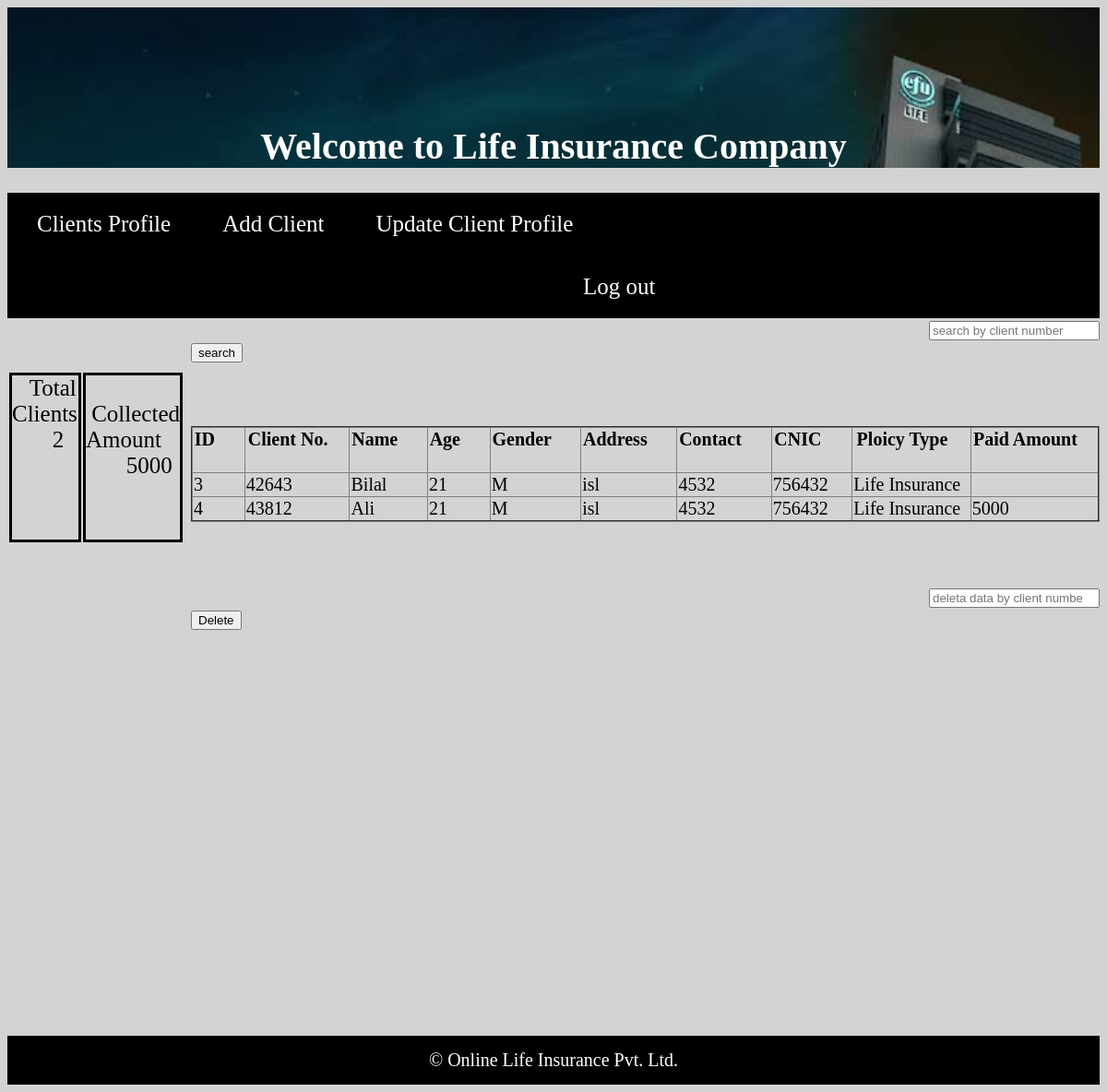
The page /client_profile.php on the database its author committed.
### tables this page shows
CREATE TABLE `profile` (
  `id` int(11) NOT NULL,
  `First_Name` varchar(25) NOT NULL,
  `Middle_Name` varchar(25) NOT NULL,
  `Last_Name` varchar(25) NOT NULL,
  `Gender` varchar(25) NOT NULL,
  `Age` varchar(25) NOT NULL,
  `DOB` varchar(25) NOT NULL,
  `City` varchar(25) NOT NULL,
  `Religion` varchar(25) NOT NULL,
  `Address` varchar(25) NOT NULL,
  `CNIC` varchar(25) NOT NULL,
  `Contact` varchar(25) NOT NULL,
  `Email` varchar(25) NOT NULL,
  `Marital_Status` varchar(25) NOT NULL,
  `client_no` varchar(25) NOT NULL,
  `Policy_type` varchar(25) NOT NULL,
  `Installment_Amount` varchar(25) NOT NULL
);

### client_profile.php (the view, shortened to what this page needs)
<!DOCTYPE html>
<html >
<head>
    <link rel="stylesheet" href="profile.css">
</head>
<body>
<div class="flex">
    <div class="client">
          <?php
          require_once 'connection.php';
            $sql_query = "SELECT count(client_no) as TotalClients FROM profile";
            $result = $conn->query($sql_query);
            echo "&nbsp &nbspTotal Clients  <br>&nbsp &nbsp &nbsp&nbsp&nbsp" .  $result->fetch_object()->TotalClients ;
          ?>
          </div>
          <div class="client">
          <?php
          require_once 'connection.php';
            $sql_query = "SELECT SUM(Installment_Amount) as CollectedAmount FROM profile";
            $result = $conn->query($sql_query);
            echo "&nbsp &nbspCollected Amount  <br>&nbsp &nbsp &nbsp&nbsp&nbsp" .  $result->fetch_object()->CollectedAmount ;
          ?>
          </div>
          <div style="margin-left: 9px">
        <form action="search_client.php" method="post">
            <input type="number" name="client_no" placeholder="search by client number"  style="margin-left: 800px">
            <button>search</button>
        </form>
        <br><br><br>
    <?php
    require_once 'connection.php';
    $sql = "SELECT * FROM profile";
    $result = $conn->query($sql);
    if ($result->num_rows > 0) {
        echo "<table border=\"2\" style=\"border-collapse: collapse;\" >";
            echo "<tr>";
                echo "<th>ID &nbsp; &nbsp; &nbsp; &nbsp;  </th>";
                echo "<th>Client No. &nbsp; &nbsp; &nbsp; &nbsp;</th>";
                echo "<th>Name &nbsp; &nbsp; &nbsp; &nbsp;</th>";
                echo "<th>Age &nbsp; &nbsp; &nbsp; &nbsp;</th>";
                echo "<th>Gender &nbsp; &nbsp; &nbsp; &nbsp;</th>";
                echo "<th>Address &nbsp; &nbsp; &nbsp; &nbsp;</th>";
                echo "<th>Contact &nbsp; &nbsp; &nbsp; &nbsp;</th>";
                echo "<th>CNIC &nbsp; &nbsp; &nbsp; &nbsp;</th>";
                echo "<th>Ploicy Type &nbsp; &nbsp; &nbsp; &nbsp;</th>";
                echo "<th>Paid Amount &nbsp; &nbsp; &nbsp; &nbsp;</th>";
            echo "</tr>";
        while($row = $result->fetch_assoc()) {
            echo "<tr>";
                echo "<td>" . $row['id'] . "</td>";
                echo "<td>" . $row['client_no'] . "</td>";
                echo "<td>" . $row['First_Name'] . "</td>";
                echo "<td>" . $row['Age'] . "</td>";
                echo "<td>" . $row['Gender'] . "</td>";
                echo "<td>" . $row['Address'] . "</td>";
                echo "<td>" . $row['Contact'] . "</td>";
                echo "<td>" . $row['CNIC'] . "</td>";
                echo "<td>" . $row['Policy_type'] . "</td>";
                echo "<td>" . $row['Installment_Amount'] . "</td>";
            echo "</tr>";
        }
        echo "</table>";
    } else {
        echo "0 results";
    }
?>
<br><br><br>
<form action="delete.php" method="post">
            <input type="number" name="client_no" placeholder="deleta data by client number"  style="margin-left: 800px">
            <button>Delete</button>
        </form>
</div>
</div>
</body>
</html>

### profile.css (style rules this page uses)
body { color: black; font-size: 20px; background-color: lightgray; }

### client_profile.php (style rules this page uses)
.flex { display:flex; flex-flow:nowrap; }
.client { margin-top:5%; margin-left:2px; font-size:25px; border: solid; margin-bottom:8%; }

### rows shown on the page
profile: id "3", client_no "42643", First_Name "Bilal", Age "21", Gender "M", Address "isl", Contact "4532", CNIC "756432", Policy_type "Life Insurance"
profile: id "4", client_no "43812", First_Name "Ali", Age "21", Gender "M", Address "isl", Contact "4532", CNIC "756432", Policy_type "Life Insurance", Installment_Amount "5000"

### other values the page prints
$result->fetch_object()->TotalClients "2"
$result->fetch_object()->CollectedAmount "5000"
